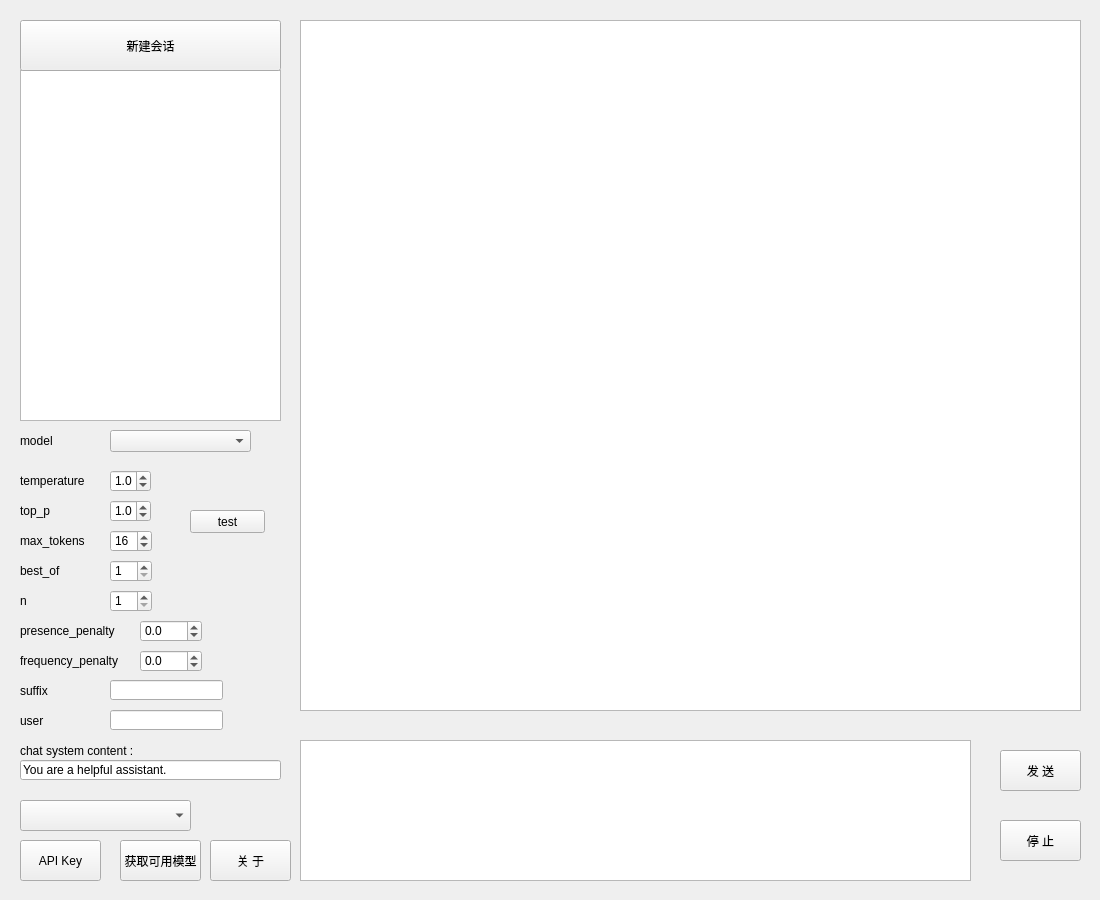
<?xml version="1.0" encoding="UTF-8"?>
<ui version="4.0">
 <class>Frame</class>
 <widget class="QWidget" name="Frame">
  <property name="geometry">
   <rect>
    <x>0</x>
    <y>0</y>
    <width>1100</width>
    <height>900</height>
   </rect>
  </property>
  <property name="maximumSize">
   <size>
    <width>1100</width>
    <height>900</height>
   </size>
  </property>
  <property name="windowTitle">
   <string>ChatGPT</string>
  </property>
  <widget class="QTextBrowser" name="tbChat">
   <property name="geometry">
    <rect>
     <x>300</x>
     <y>20</y>
     <width>781</width>
     <height>691</height>
    </rect>
   </property>
   <property name="font">
    <font>
     <pointsize>14</pointsize>
    </font>
   </property>
  </widget>
  <widget class="QTextEdit" name="teMessage">
   <property name="geometry">
    <rect>
     <x>300</x>
     <y>740</y>
     <width>671</width>
     <height>141</height>
    </rect>
   </property>
   <property name="font">
    <font>
     <pointsize>14</pointsize>
    </font>
   </property>
  </widget>
  <widget class="QPushButton" name="btnSend">
   <property name="geometry">
    <rect>
     <x>1000</x>
     <y>750</y>
     <width>81</width>
     <height>41</height>
    </rect>
   </property>
   <property name="text">
    <string>发 送</string>
   </property>
  </widget>
  <widget class="QPushButton" name="btnStop">
   <property name="geometry">
    <rect>
     <x>1000</x>
     <y>820</y>
     <width>81</width>
     <height>41</height>
    </rect>
   </property>
   <property name="text">
    <string>停 止</string>
   </property>
  </widget>
  <widget class="QPushButton" name="btnAPIKey">
   <property name="geometry">
    <rect>
     <x>20</x>
     <y>840</y>
     <width>81</width>
     <height>41</height>
    </rect>
   </property>
   <property name="text">
    <string>API Key</string>
   </property>
  </widget>
  <widget class="QPushButton" name="btnDonate">
   <property name="geometry">
    <rect>
     <x>210</x>
     <y>840</y>
     <width>81</width>
     <height>41</height>
    </rect>
   </property>
   <property name="text">
    <string>关 于</string>
   </property>
  </widget>
  <widget class="QListWidget" name="lwSessions">
   <property name="geometry">
    <rect>
     <x>20</x>
     <y>70</y>
     <width>261</width>
     <height>351</height>
    </rect>
   </property>
  </widget>
  <widget class="QPushButton" name="btnGetModels">
   <property name="geometry">
    <rect>
     <x>120</x>
     <y>840</y>
     <width>81</width>
     <height>41</height>
    </rect>
   </property>
   <property name="text">
    <string>获取可用模型</string>
   </property>
  </widget>
  <widget class="QComboBox" name="cbRequestType">
   <property name="geometry">
    <rect>
     <x>20</x>
     <y>800</y>
     <width>171</width>
     <height>31</height>
    </rect>
   </property>
  </widget>
  <widget class="QLabel" name="label">
   <property name="geometry">
    <rect>
     <x>20</x>
     <y>430</y>
     <width>81</width>
     <height>21</height>
    </rect>
   </property>
   <property name="text">
    <string>model</string>
   </property>
  </widget>
  <widget class="QComboBox" name="cbModel">
   <property name="geometry">
    <rect>
     <x>110</x>
     <y>430</y>
     <width>141</width>
     <height>22</height>
    </rect>
   </property>
  </widget>
  <widget class="QLabel" name="label_2">
   <property name="geometry">
    <rect>
     <x>20</x>
     <y>470</y>
     <width>81</width>
     <height>21</height>
    </rect>
   </property>
   <property name="text">
    <string>temperature</string>
   </property>
  </widget>
  <widget class="QLabel" name="label_3">
   <property name="geometry">
    <rect>
     <x>20</x>
     <y>500</y>
     <width>81</width>
     <height>21</height>
    </rect>
   </property>
   <property name="text">
    <string>top_p</string>
   </property>
  </widget>
  <widget class="QLabel" name="label_4">
   <property name="geometry">
    <rect>
     <x>20</x>
     <y>530</y>
     <width>81</width>
     <height>21</height>
    </rect>
   </property>
   <property name="text">
    <string>max_tokens</string>
   </property>
  </widget>
  <widget class="QDoubleSpinBox" name="dsbTemperature">
   <property name="geometry">
    <rect>
     <x>110</x>
     <y>470</y>
     <width>41</width>
     <height>22</height>
    </rect>
   </property>
   <property name="decimals">
    <number>1</number>
   </property>
   <property name="maximum">
    <double>2.000000000000000</double>
   </property>
   <property name="singleStep">
    <double>0.100000000000000</double>
   </property>
   <property name="value">
    <double>1.000000000000000</double>
   </property>
  </widget>
  <widget class="QDoubleSpinBox" name="dsbTopP">
   <property name="geometry">
    <rect>
     <x>110</x>
     <y>500</y>
     <width>41</width>
     <height>22</height>
    </rect>
   </property>
   <property name="decimals">
    <number>1</number>
   </property>
   <property name="maximum">
    <double>2.000000000000000</double>
   </property>
   <property name="singleStep">
    <double>0.100000000000000</double>
   </property>
   <property name="value">
    <double>1.000000000000000</double>
   </property>
  </widget>
  <widget class="QLabel" name="label_5">
   <property name="geometry">
    <rect>
     <x>20</x>
     <y>680</y>
     <width>81</width>
     <height>21</height>
    </rect>
   </property>
   <property name="text">
    <string>suffix</string>
   </property>
  </widget>
  <widget class="QLabel" name="label_6">
   <property name="geometry">
    <rect>
     <x>20</x>
     <y>590</y>
     <width>81</width>
     <height>21</height>
    </rect>
   </property>
   <property name="text">
    <string>n</string>
   </property>
  </widget>
  <widget class="QLabel" name="label_7">
   <property name="geometry">
    <rect>
     <x>20</x>
     <y>620</y>
     <width>101</width>
     <height>21</height>
    </rect>
   </property>
   <property name="text">
    <string>presence_penalty</string>
   </property>
  </widget>
  <widget class="QLineEdit" name="leSuffix">
   <property name="geometry">
    <rect>
     <x>110</x>
     <y>680</y>
     <width>113</width>
     <height>20</height>
    </rect>
   </property>
  </widget>
  <widget class="QSpinBox" name="sbN">
   <property name="geometry">
    <rect>
     <x>110</x>
     <y>590</y>
     <width>42</width>
     <height>22</height>
    </rect>
   </property>
   <property name="minimum">
    <number>1</number>
   </property>
   <property name="maximum">
    <number>10</number>
   </property>
  </widget>
  <widget class="QDoubleSpinBox" name="dsbPresencePenalty">
   <property name="geometry">
    <rect>
     <x>140</x>
     <y>620</y>
     <width>62</width>
     <height>22</height>
    </rect>
   </property>
   <property name="decimals">
    <number>1</number>
   </property>
   <property name="minimum">
    <double>-2.000000000000000</double>
   </property>
   <property name="maximum">
    <double>2.000000000000000</double>
   </property>
   <property name="singleStep">
    <double>0.100000000000000</double>
   </property>
  </widget>
  <widget class="QLabel" name="label_8">
   <property name="geometry">
    <rect>
     <x>20</x>
     <y>650</y>
     <width>101</width>
     <height>21</height>
    </rect>
   </property>
   <property name="text">
    <string>frequency_penalty</string>
   </property>
  </widget>
  <widget class="QDoubleSpinBox" name="dsbFrequencyPenalty">
   <property name="geometry">
    <rect>
     <x>140</x>
     <y>650</y>
     <width>62</width>
     <height>22</height>
    </rect>
   </property>
   <property name="decimals">
    <number>1</number>
   </property>
   <property name="minimum">
    <double>-2.000000000000000</double>
   </property>
   <property name="maximum">
    <double>2.000000000000000</double>
   </property>
   <property name="singleStep">
    <double>0.100000000000000</double>
   </property>
  </widget>
  <widget class="QLabel" name="label_9">
   <property name="geometry">
    <rect>
     <x>20</x>
     <y>560</y>
     <width>61</width>
     <height>21</height>
    </rect>
   </property>
   <property name="text">
    <string>best_of</string>
   </property>
  </widget>
  <widget class="QSpinBox" name="sbBestOf">
   <property name="geometry">
    <rect>
     <x>110</x>
     <y>560</y>
     <width>42</width>
     <height>22</height>
    </rect>
   </property>
   <property name="minimum">
    <number>1</number>
   </property>
   <property name="maximum">
    <number>10</number>
   </property>
  </widget>
  <widget class="QLabel" name="label_10">
   <property name="geometry">
    <rect>
     <x>20</x>
     <y>710</y>
     <width>61</width>
     <height>21</height>
    </rect>
   </property>
   <property name="text">
    <string>user</string>
   </property>
  </widget>
  <widget class="QLineEdit" name="leUser">
   <property name="geometry">
    <rect>
     <x>110</x>
     <y>710</y>
     <width>113</width>
     <height>20</height>
    </rect>
   </property>
  </widget>
  <widget class="QPushButton" name="btnNewSession">
   <property name="geometry">
    <rect>
     <x>20</x>
     <y>20</y>
     <width>261</width>
     <height>51</height>
    </rect>
   </property>
   <property name="text">
    <string>新建会话</string>
   </property>
  </widget>
  <widget class="QSpinBox" name="sbMaxTokens">
   <property name="geometry">
    <rect>
     <x>110</x>
     <y>530</y>
     <width>42</width>
     <height>22</height>
    </rect>
   </property>
   <property name="minimum">
    <number>1</number>
   </property>
   <property name="maximum">
    <number>200</number>
   </property>
   <property name="value">
    <number>16</number>
   </property>
  </widget>
  <widget class="QPushButton" name="btnTest">
   <property name="geometry">
    <rect>
     <x>190</x>
     <y>510</y>
     <width>75</width>
     <height>23</height>
    </rect>
   </property>
   <property name="text">
    <string>test</string>
   </property>
  </widget>
  <widget class="QLabel" name="label_11">
   <property name="geometry">
    <rect>
     <x>20</x>
     <y>740</y>
     <width>121</width>
     <height>21</height>
    </rect>
   </property>
   <property name="text">
    <string>chat system content :</string>
   </property>
  </widget>
  <widget class="QLineEdit" name="leSystemContent">
   <property name="geometry">
    <rect>
     <x>20</x>
     <y>760</y>
     <width>261</width>
     <height>20</height>
    </rect>
   </property>
   <property name="text">
    <string>You are a helpful assistant.</string>
   </property>
  </widget>
 </widget>
 <resources/>
 <connections/>
</ui>
